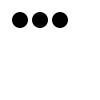
Frame 1 (no input)
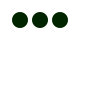
Frame 60 (the mouse pressed at the canvas centre just before this capture)
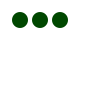
Frame 120 (the mouse held since frame 60 and released just before this capture)

The Processing sketch that drew these frames (run headless with seeded random() and noise(); from frame 60 on, the mouse is pressed at the canvas centre):

// Processing sketch: color_points
// ── color_points.pde



color c; // die Farbe
float r = 0; // dies ist rot
float g =0; // ich bin gruen
float b =0; // das ist blau


// initalisiere Programm
void setup(){
  
 initColor();
 smooth();
// frameRate(10);
 
}



void draw(){
  println(frameRate);
  

background(255);  
noStroke(); 

// Bright red
fill(c);
ellipse(20,20,16,16);
initColor();

// Dark red
fill(c);
ellipse(40,20,16,16);
initColor();
// Pink (pale red)
fill(c);
ellipse(60,20,16,16);
initColor();
}



// methode

void initColor(){

  g = g + 0.2; // increment g value
  
 c =  color(r,g,b,255); // reset the color
//println(g);

// reset g if it is higher than 2556
if( g > 255){
g = 0;
}
}
